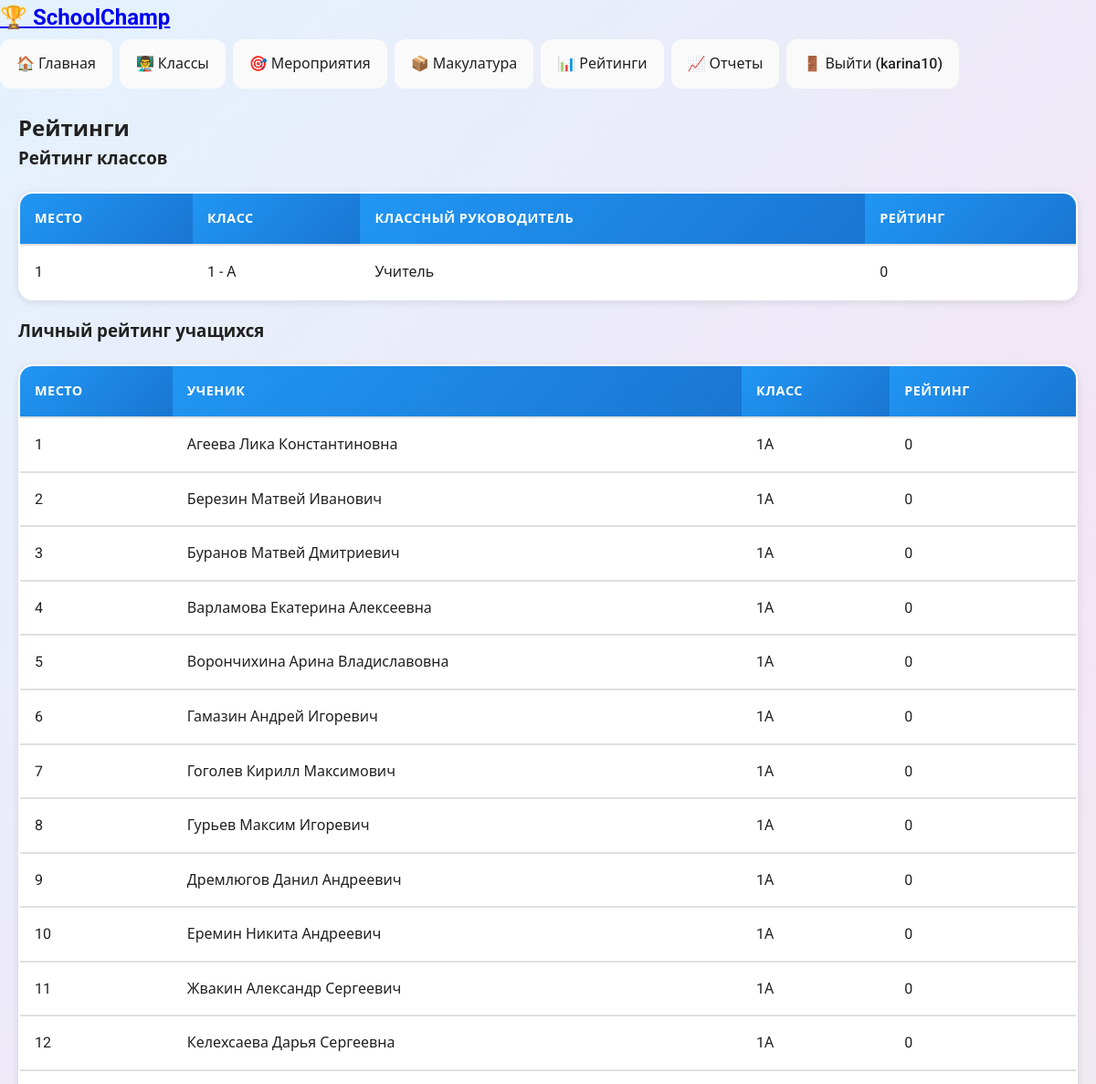
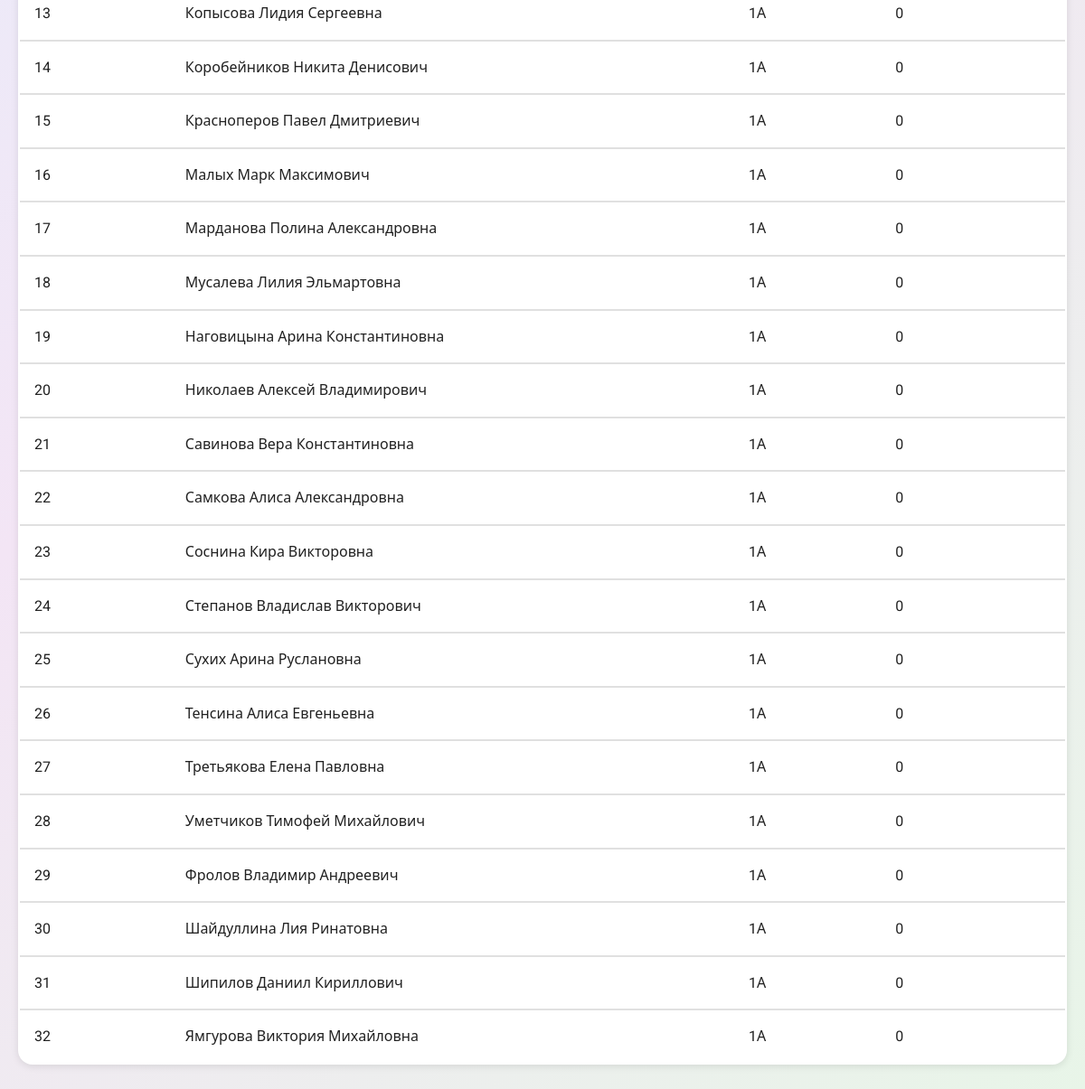
The page /ratings (signed in) on the database its author committed (2 pictures, top to bottom).
### models.py (models this page shows, shortened)
class User(UserMixin, db.Model):
    __tablename__ = 'users'
    id = db.Column(db.Integer, primary_key=True)
    username = db.Column(db.String(80), unique=True, nullable=False)
    email = db.Column(db.String(120), unique=True, nullable=False)
    password_hash = db.Column(db.String(120), nullable=False)
    role = db.Column(db.String(20), nullable=False, default='teacher')
    class_id = db.Column(db.Integer, db.ForeignKey('school_classes.id'), nullable=True)
    created_at = db.Column(db.DateTime, default=datetime.utcnow)
    managed_class = db.relationship('SchoolClass', backref='class_teacher', foreign_keys='SchoolClass.class_teacher_id')
    created_events = db.relationship('Event', backref='creator', foreign_keys='Event.created_by')
    approved_participations = db.relationship('Participation', backref='approver',
                                              foreign_keys='Participation.approved_by')
    approved_portfolio_entries = db.relationship('PortfolioEntry', backref='approver',
                                                 foreign_keys='PortfolioEntry.approved_by')
    class_points = db.relationship('ClassPoints', backref='teacher', foreign_keys='ClassPoints.assigned_by')

class SchoolClass(db.Model):
    __tablename__ = 'school_classes'
    id = db.Column(db.Integer, primary_key=True)
    name = db.Column(db.String(50), nullable=False)
    grade = db.Column(db.String(10), nullable=False)
    class_teacher_id = db.Column(db.Integer, db.ForeignKey('users.id'), nullable=True)
    total_rating = db.Column(db.Integer, default=0)
    created_at = db.Column(db.DateTime, default=datetime.utcnow)
    students = db.relationship('Student', backref='school_class', lazy=True, cascade='all, delete-orphan')
    class_points = db.relationship('ClassPoints', backref='school_class', lazy=True, cascade='all, delete-orphan')

class Student(UserMixin, db.Model):
    __tablename__ = 'students'
    id = db.Column(db.Integer, primary_key=True)
    full_name = db.Column(db.String(100), nullable=False)
    class_id = db.Column(db.Integer, db.ForeignKey('school_classes.id'), nullable=False)
    personal_rating = db.Column(db.Integer, default=0)
    login = db.Column(db.String(50), unique=True, nullable=False)
    password_hash = db.Column(db.String(120), nullable=False)
    created_at = db.Column(db.DateTime, default=datetime.utcnow)
    participations = db.relationship('Participation', backref='student', lazy=True, cascade='all, delete-orphan')
    portfolio_entries = db.relationship('PortfolioEntry', backref='student', lazy=True, cascade='all, delete-orphan')

### app.py (the view)
@app.route('/ratings')
@login_required
def ratings():
    class_ratings = SchoolClass.query.order_by(SchoolClass.total_rating.desc()).all()
    student_ratings = Student.query.order_by(Student.personal_rating.desc()).all()
    return render_template('ratings.html',
                           class_ratings=class_ratings,
                           student_ratings=student_ratings)

### app.py (called while the page is built)
@app.context_processor
def utility_processor():
    def has_attr(obj, attr_name):
        return hasattr(obj, attr_name)
    return dict(has_attr=has_attr)

@login_manager.user_loader
def load_user(user_id):
    user = User.query.get(int(user_id))
    if not user:
        user = Student.query.get(int(user_id))
    return user

### templates/ratings.html
{% extends "base.html" %}
{% block content %}
<div class="ratings-page">
    <h2>Рейтинги</h2>
    <div class="ratings-section">
        <h3>Рейтинг классов</h3>
        <table>
            <thead>
                <tr>
                    <th>Место</th>
                    <th>Класс</th>
                    <th>Классный руководитель</th>
                    <th>Рейтинг</th>
                </tr>
            </thead>
            <tbody>
                {% for class in class_ratings %}
                <tr>
                    <td>{{ loop.index }}</td>
                    <td>{{ class.grade }} - {{ class.name }}</td>
                    <td>
                        {% if class.class_teacher %}
                            {{ class.class_teacher.username }}
                        {% else %}
                            Не назначен
                        {% endif %}
                    </td>
                    <td>{{ class.total_rating }}</td>
                </tr>
                {% endfor %}
            </tbody>
        </table>
    </div>
    <div class="ratings-section">
        <h3>Личный рейтинг учащихся</h3>
        <table>
            <thead>
                <tr>
                    <th>Место</th>
                    <th>Ученик</th>
                    <th>Класс</th>
                    <th>Рейтинг</th>
                </tr>
            </thead>
            <tbody>
                {% for student in student_ratings %}
                <tr>
                    <td>{{ loop.index }}</td>
                    <td>{{ student.full_name }}</td>
                    <td>{{ student.school_class.grade }}{{ student.school_class.name }}</td>
                    <td>{{ student.personal_rating }}</td>
                </tr>
                {% endfor %}
            </tbody>
        </table>
    </div>
</div>
{% endblock %}

### templates/base.html (shortened to what this page needs)
<!DOCTYPE html>
<html lang="ru">
<head>
    <link rel="stylesheet" href="{{ url_for('static', filename='style.css') }}">
</head>
<body>
    <nav>
        <div class="nav-container">
            <h1><a href="{{ url_for('index') }}">🏆 SchoolChamp</a></h1>
            <ul>
                {% if current_user.is_authenticated %}
                    <li><a href="{{ url_for('dashboard') }}">🏠 Главная</a></li>
                    {% if current_user.role %}
                        <li><a href="{{ url_for('classes') }}">👨‍🏫 Классы</a></li>
                        <li><a href="{{ url_for('events') }}">🎯 Мероприятия</a></li>
                <li><a href="{{ url_for('paper_collection') }}">📦 Макулатура</a></li>
                    {% endif %}
                    <li><a href="{{ url_for('ratings') }}">📊 Рейтинги</a></li>
                    <li><a href="{{ url_for('reports') }}">📈 Отчеты</a></li>
                    <li><a href="{{ url_for('logout') }}">🚪 Выйти ({{ current_user.username if current_user.role else current_user.full_name }})</a></li>
                {% else %}
                    <li><a href="{{ url_for('login') }}">🔑 Войти</a></li>
                    <li><a href="{{ url_for('register') }}">📝 Регистрация</a></li>
                {% endif %}
            </ul>
        </div>
    </nav>
    <div class="container">
        {% block content %}{% endblock %}
    </div>
</body>
</html>

### static/style.css (style rules this page uses)
:root { --primary: #2196F3; --primary-dark: #1976D2; --primary-light: #BBDEFB; --secondary: #FF9800; --secondary-dark: #F57C00; --success: #4CAF50; --success-dark: #388E3C; --warning: #FFC107; --danger: #F44336; --info: #00BCD4; --light: #FAFAFA; --dark: #212121; --gray: #757575; --gray-light: #E0E0E0; --border-radius: 16px; --border-radius-sm: 12px; --shadow: 0 2px 8px rgba(0, 0, 0, 0.1); --shadow-lg: 0 4px 16px rgba(0, 0, 0, 0.15); --shadow-xl: 0 8px 24px rgba(0, 0, 0, 0.2); --transition: all 0.3s ease; }
* { margin: 0; padding: 0; box-sizing: border-box; }
body { font-family: 'Roboto', 'Segoe UI', system-ui, -apple-system, sans-serif; line-height: 1.6; color: var(--dark); background: linear-gradient(135deg, #E3F2FD 0%, #F3E5F5 50%, #E8F5E8 100%); min-height: 100vh; }
.container { max-width: 1200px; margin: 0 auto; padding: 20px; min-height: calc(100vh - 80px); }
nav ul { list-style: none; display: flex; gap: 8px; align-items: center; flex-wrap: nowrap; overflow-x: auto; -webkit-overflow-scrolling: touch; padding: 5px 0; }
nav ul li { flex-shrink: 0; }
nav ul li a { color: var(--dark); text-decoration: none; padding: 12px 16px; border-radius: var(--border-radius-sm); font-weight: 500; transition: var(--transition); background: var(--light); border: 2px solid transparent; white-space: nowrap; display: block; }
table { width: 100%; border-collapse: collapse; background: white; border-radius: var(--border-radius); overflow: hidden; box-shadow: var(--shadow); margin: 20px 0; border: 2px solid var(--gray-light); }
table th, table td { padding: 16px; text-align: left; border-bottom: 2px solid var(--gray-light); }
table th { background: linear-gradient(135deg, var(--primary), var(--primary-dark)); color: white; font-weight: 600; font-size: 0.9rem; text-transform: uppercase; letter-spacing: 0.5px; }
table tr:last-child td { border-bottom: none; }

### rows shown on the page
User: role+username "karina10"
SchoolClass: grade "1", name "А", class_teacher.username "Учитель", total_rating "0"
Student: full_name "Агеева Лика Константиновна", school_class.grade "1", school_class.name "А", personal_rating "0"
Student: full_name "Березин Матвей Иванович", school_class.grade "1", school_class.name "А", personal_rating "0"
Student: full_name "Буранов Матвей Дмитриевич", school_class.grade "1", school_class.name "А", personal_rating "0"
Student: full_name "Варламова Екатерина Алексеевна", school_class.grade "1", school_class.name "А", personal_rating "0"
Student: full_name "Ворончихина Арина Владиславовна", school_class.grade "1", school_class.name "А", personal_rating "0"
Student: full_name "Гамазин Андрей Игоревич", school_class.grade "1", school_class.name "А", personal_rating "0"
Student: full_name "Гоголев Кирилл Максимович", school_class.grade "1", school_class.name "А", personal_rating "0"
Student: full_name "Гурьев Максим Игоревич", school_class.grade "1", school_class.name "А", personal_rating "0"
Student: full_name "Дремлюгов Данил Андреевич", school_class.grade "1", school_class.name "А", personal_rating "0"
Student: full_name "Еремин Никита Андреевич", school_class.grade "1", school_class.name "А", personal_rating "0"
Student: full_name "Жвакин Александр Сергеевич", school_class.grade "1", school_class.name "А", personal_rating "0"
Student: full_name "Келехсаева Дарья Сергеевна", school_class.grade "1", school_class.name "А", personal_rating "0"
Student: full_name "Копысова Лидия Сергеевна", school_class.grade "1", school_class.name "А", personal_rating "0"
Student: full_name "Коробейников Никита Денисович", school_class.grade "1", school_class.name "А", personal_rating "0"
Student: full_name "Красноперов Павел Дмитриевич", school_class.grade "1", school_class.name "А", personal_rating "0"
Student: full_name "Малых Марк Максимович", school_class.grade "1", school_class.name "А", personal_rating "0"
Student: full_name "Марданова Полина Александровна", school_class.grade "1", school_class.name "А", personal_rating "0"
Student: full_name "Мусалева Лилия Эльмартовна", school_class.grade "1", school_class.name "А", personal_rating "0"
Student: full_name "Наговицына Арина Константиновна", school_class.grade "1", school_class.name "А", personal_rating "0"
Student: full_name "Николаев Алексей Владимирович", school_class.grade "1", school_class.name "А", personal_rating "0"
Student: full_name "Савинова Вера Константиновна", school_class.grade "1", school_class.name "А", personal_rating "0"
Student: full_name "Самкова Алиса Александровна", school_class.grade "1", school_class.name "А", personal_rating "0"
Student: full_name "Соснина Кира Викторовна", school_class.grade "1", school_class.name "А", personal_rating "0"
Student: full_name "Степанов Владислав Викторович", school_class.grade "1", school_class.name "А", personal_rating "0"
Student: full_name "Сухих Арина Руслановна", school_class.grade "1", school_class.name "А", personal_rating "0"
Student: full_name "Тенсина Алиса Евгеньевна", school_class.grade "1", school_class.name "А", personal_rating "0"
Student: full_name "Третьякова Елена Павловна", school_class.grade "1", school_class.name "А", personal_rating "0"
Student: full_name "Уметчиков Тимофей Михайлович", school_class.grade "1", school_class.name "А", personal_rating "0"
Student: full_name "Фролов Владимир Андреевич", school_class.grade "1", school_class.name "А", personal_rating "0"
Student: full_name "Шайдуллина Лия Ринатовна", school_class.grade "1", school_class.name "А", personal_rating "0"
Student: full_name "Шипилов Даниил Кириллович", school_class.grade "1", school_class.name "А", personal_rating "0"
Student: full_name "Ямгурова Виктория Михайловна", school_class.grade "1", school_class.name "А", personal_rating "0"
